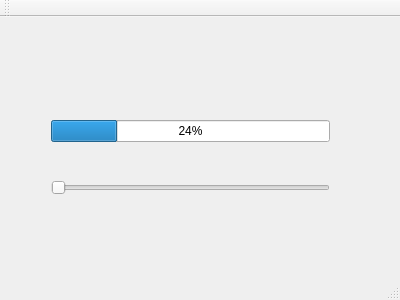
<?xml version="1.0" encoding="UTF-8"?>
<ui version="4.0">
 <class>MainWindow</class>
 <widget class="QMainWindow" name="MainWindow">
  <property name="geometry">
   <rect>
    <x>0</x>
    <y>0</y>
    <width>400</width>
    <height>300</height>
   </rect>
  </property>
  <property name="windowTitle">
   <string>MainWindow</string>
  </property>
  <widget class="QWidget" name="centralWidget">
   <widget class="QWidget" name="">
    <property name="geometry">
     <rect>
      <x>40</x>
      <y>60</y>
      <width>301</width>
      <height>161</height>
     </rect>
    </property>
    <layout class="QVBoxLayout" name="verticalLayout">
     <item>
      <widget class="QProgressBar" name="progressBar">
       <property name="value">
        <number>24</number>
       </property>
      </widget>
     </item>
     <item>
      <widget class="QSlider" name="horizontalSlider">
       <property name="orientation">
        <enum>Qt::Horizontal</enum>
       </property>
      </widget>
     </item>
    </layout>
   </widget>
  </widget>
  <widget class="QMenuBar" name="menuBar">
   <property name="geometry">
    <rect>
     <x>0</x>
     <y>0</y>
     <width>400</width>
     <height>26</height>
    </rect>
   </property>
  </widget>
  <widget class="QToolBar" name="mainToolBar">
   <attribute name="toolBarArea">
    <enum>TopToolBarArea</enum>
   </attribute>
   <attribute name="toolBarBreak">
    <bool>false</bool>
   </attribute>
  </widget>
  <widget class="QStatusBar" name="statusBar"/>
 </widget>
 <layoutdefault spacing="6" margin="11"/>
 <resources/>
 <connections/>
</ui>
